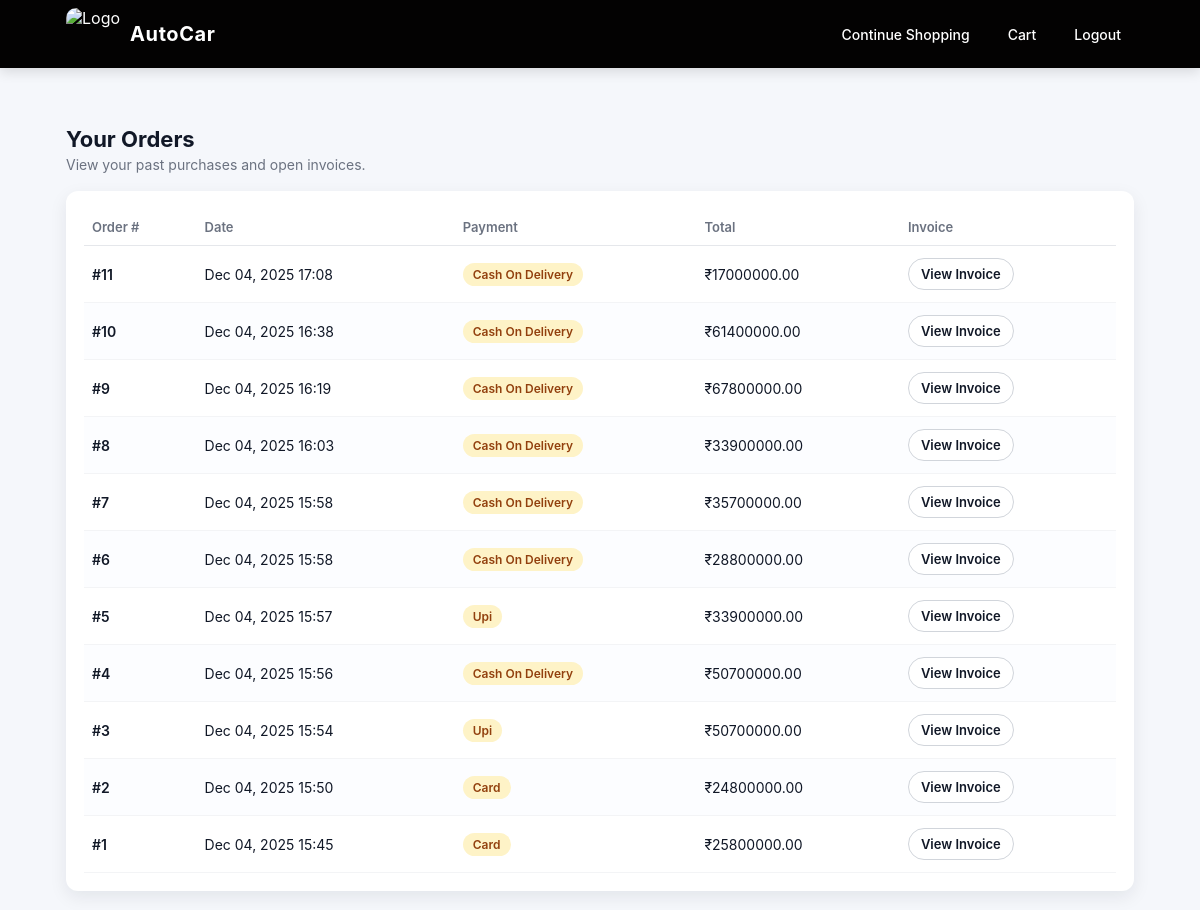
The page /history/ (signed in) on the database as committed earlier.
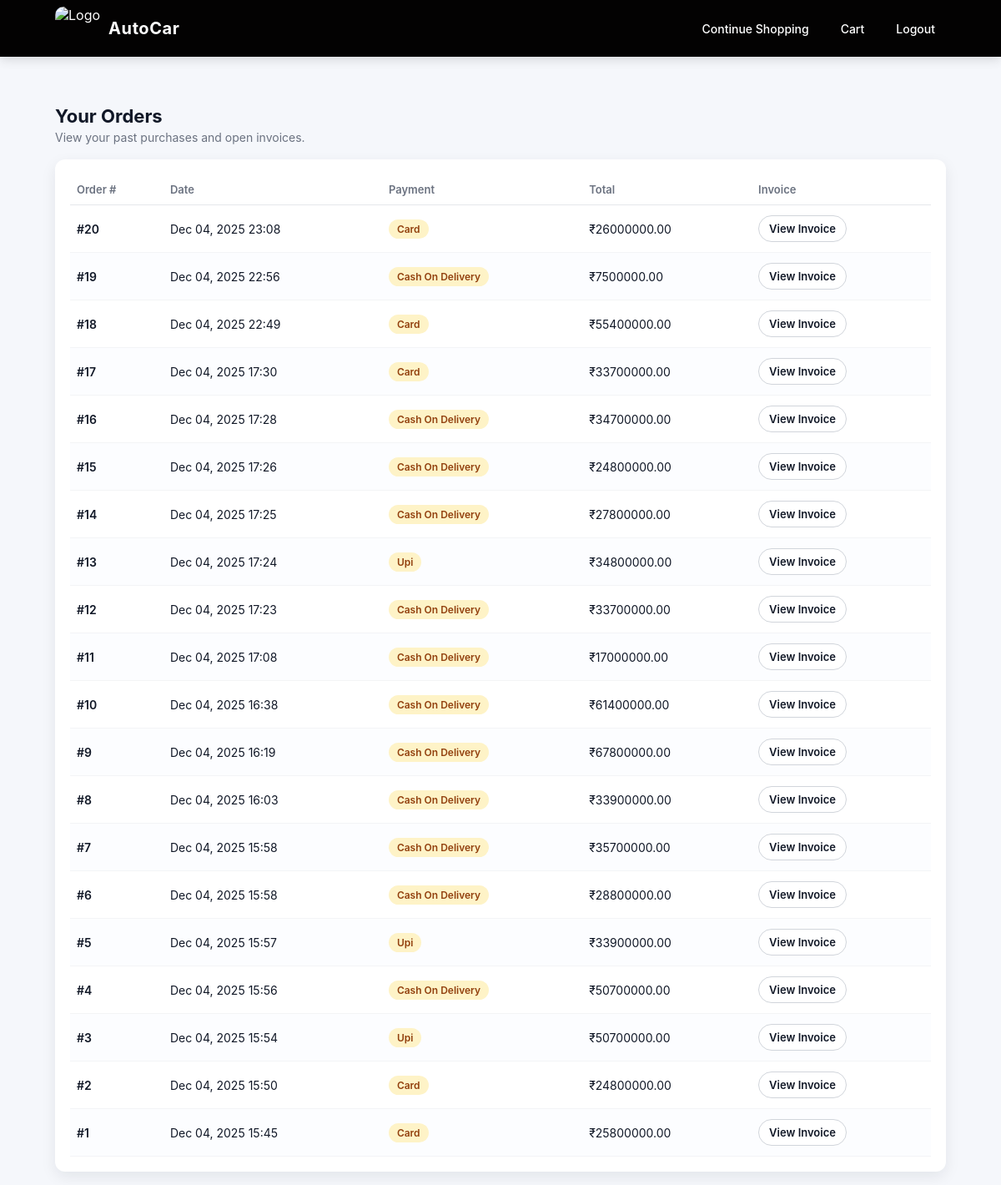
The same page on the database as committed later.
### ecomapp/models.py (models this page shows)
class Order(models.Model):
    user = models.ForeignKey(User_reg, on_delete=models.CASCADE)
    total_price = models.DecimalField(max_digits=10, decimal_places=2)
    created_at = models.DateTimeField(auto_now_add=True)
    payment_method = models.CharField(max_length=50)

### ecomapp/views.py (the view)
# urls.py: path('history/', views.history, name='history'),
def history(request):
    user = get_current_user(request)
    if not user:
        return redirect('login')
    orders = Order.objects.filter(user=user).order_by('-id')
    return render(request, "history.html", {
        "orders": orders,
    })

### ecomapp/views.py (called while the page is built)
def get_current_user(request):
    user_id = request.session.get('id')
    if not user_id:
        return None
    return User_reg.objects.filter(id=user_id).first()

### templates/history.html (shortened to what this page needs)
<!DOCTYPE html>
<html lang="en">
<head>
</head>
<body>
  <nav>
    <div class="nav-inner">
      <div class="brand">
        <img class="site-logo"
          src="https://cdn.vectorstock.com/i/1000v/65/92/automotive-logo-badges-premium-collection-vector-33986592.jpg"
          alt="Logo">
        <a href="{% url 'userdashb' %}" class="site-name">AutoCar</a>
      </div>
      <div class="nav-links">
        <a href="{% url 'userdashb' %}">Continue Shopping</a>
        <a href="{% url 'usercart' %}">Cart</a>
        <a href="/userlogout/">Logout</a>
      </div>
    </div>
  </nav>
  <div class="page-wrapper">
    <div class="page-header">
      <div>
        <h1>Your Orders</h1>
        <div class="sub">View your past purchases and open invoices.</div>
      </div>
    </div>
    <div class="card">
      {% if orders %}
      <div style="overflow-x:auto;">
        <table>
          <thead>
            <tr>
              <th>Order #</th>
              <th>Date</th>
              <th>Payment</th>
              <th>Total</th>
              <th>Invoice</th>
            </tr>
          </thead>
          <tbody>
            {% for order in orders %}
            <tr>
              <td class="order-id">#{{ order.id }}</td>
              <td>
                {% if order.created_at %}
                  {{ order.created_at|date:"M d, Y H:i" }}
                {% elif order.order_date %}
                  {{ order.order_date|date:"M d, Y H:i" }}
                {% endif %}
              </td>
              <td>
                {% if order.payment_method %}
                  <span class="badge">{{ order.payment_method|title }}</span>
                {% else %}
                  <span class="badge">N/A</span>
                {% endif %}
              </td>
              <td>₹{{ order.total_price }}</td>
              <td>
                <a href="{% url 'invoice' order.id %}" class="btn btn-outline">
                  View Invoice
                </a>
              </td>
            </tr>
            {% endfor %}
          </tbody>
        </table>
      </div>
      {% endif %}
    </div>
  </div>
</body>
</html>

### templates/history.html (style rules this page uses)
:root { --bg: #f5f7fb; --card: #ffffff; --muted: #6b7280; --accent: #111827; --accent-2: #f59e0b; --danger: #ef4444; --shadow: 0 6px 18px rgba(16, 24, 40, 0.08); --radius: 12px; --max-width: 1100px; --gap: 18px; font-family: "Inter", system-ui, -apple-system, "Segoe UI", Roboto, "Helvetica Neue", Arial; }
* { box-sizing: border-box; }
html, body { height: 100%; margin: 0; padding: 0; background: var(--bg); color: var(--accent); font-family: "Inter", system-ui, -apple-system, "Segoe UI", Roboto, "Helvetica Neue", Arial; }
a { color: inherit; text-decoration: none; }
nav { background: #030202; color: #fff; position: fixed; top: 0; left: 0; right: 0; z-index: 1000; box-shadow: 0 4px 12px rgba(0, 0, 0, 0.12); }
.nav-inner { max-width: var(--max-width); margin: 0 auto; display: flex; align-items: center; justify-content: space-between; gap: var(--gap); padding: 8px 16px; }
.brand { display: flex; align-items: center; gap: 10px; }
.site-logo { height: 52px; width: auto; border-radius: 10px; display: block; }
.site-name { color: #fff; font-size: 20px; font-weight: 700; margin: 0; display: inline-block; letter-spacing: 0.03em; }
.nav-links { display: flex; gap: 12px; align-items: center; }
.nav-links a { color: #fff; font-weight: 500; padding: 8px 12px; border-radius: 999px; font-size: 14px; border: 1px solid transparent; transition: background 0.15s ease, border-color 0.15s ease, transform 0.1s ease; }
.page-wrapper { max-width: var(--max-width); margin: 110px auto 40px; padding: 16px; }
.page-header { display: flex; align-items: center; justify-content: space-between; gap: 10px; margin-bottom: 18px; }
.page-header h1 { margin: 0; font-size: 22px; }
.sub { color: var(--muted); font-size: 14px; margin-top: 4px; }
.card { background: var(--card); border-radius: var(--radius); box-shadow: var(--shadow); padding: 18px; }
table { width: 100%; border-collapse: collapse; font-size: 14px; }
thead th { text-align: left; padding: 10px 8px; font-weight: 600; color: var(--muted); border-bottom: 1px solid #e5e7eb; font-size: 13px; }
tbody td { padding: 12px 8px; border-bottom: 1px solid #f3f4f6; vertical-align: middle; }
tbody tr:nth-child(even) { background: #fcfdff; }
.order-id { font-weight: 600; }
.badge { display: inline-flex; align-items: center; padding: 4px 10px; border-radius: 999px; font-size: 12px; font-weight: 600; background: #fef3c7; color: #92400e; }
.btn { display: inline-flex; align-items: center; justify-content: center; padding: 7px 12px; border-radius: 999px; font-size: 13px; font-weight: 600; border: 0; cursor: pointer; background: #111827; color: #fff; transition: background 0.15s ease, transform 0.1s ease, box-shadow 0.15s ease; text-decoration: none; }
.btn-outline { background: #fff; color: #111827; border: 1px solid #d1d5db; }

Rows that differ between the two databases and show on the page:
added Order: id "20", created_at "Dec 04, 2025 23:08", payment_method "Card", total_price "26000000.00"
added Order: id "19", created_at "Dec 04, 2025 22:56", payment_method "Cash On Delivery", total_price "7500000.00"
added Order: id "18", created_at "Dec 04, 2025 22:49", payment_method "Card", total_price "55400000.00"
added Order: id "17", created_at "Dec 04, 2025 17:30", payment_method "Card", total_price "33700000.00"
added Order: id "16", created_at "Dec 04, 2025 17:28", payment_method "Cash On Delivery", total_price "34700000.00"
added Order: id "15", created_at "Dec 04, 2025 17:26", payment_method "Cash On Delivery", total_price "24800000.00"
added Order: id "14", created_at "Dec 04, 2025 17:25", payment_method "Cash On Delivery", total_price "27800000.00"
added Order: id "13", created_at "Dec 04, 2025 17:24", payment_method "Upi", total_price "34800000.00"
added Order: id "12", created_at "Dec 04, 2025 17:23", payment_method "Cash On Delivery", total_price "33700000.00"
